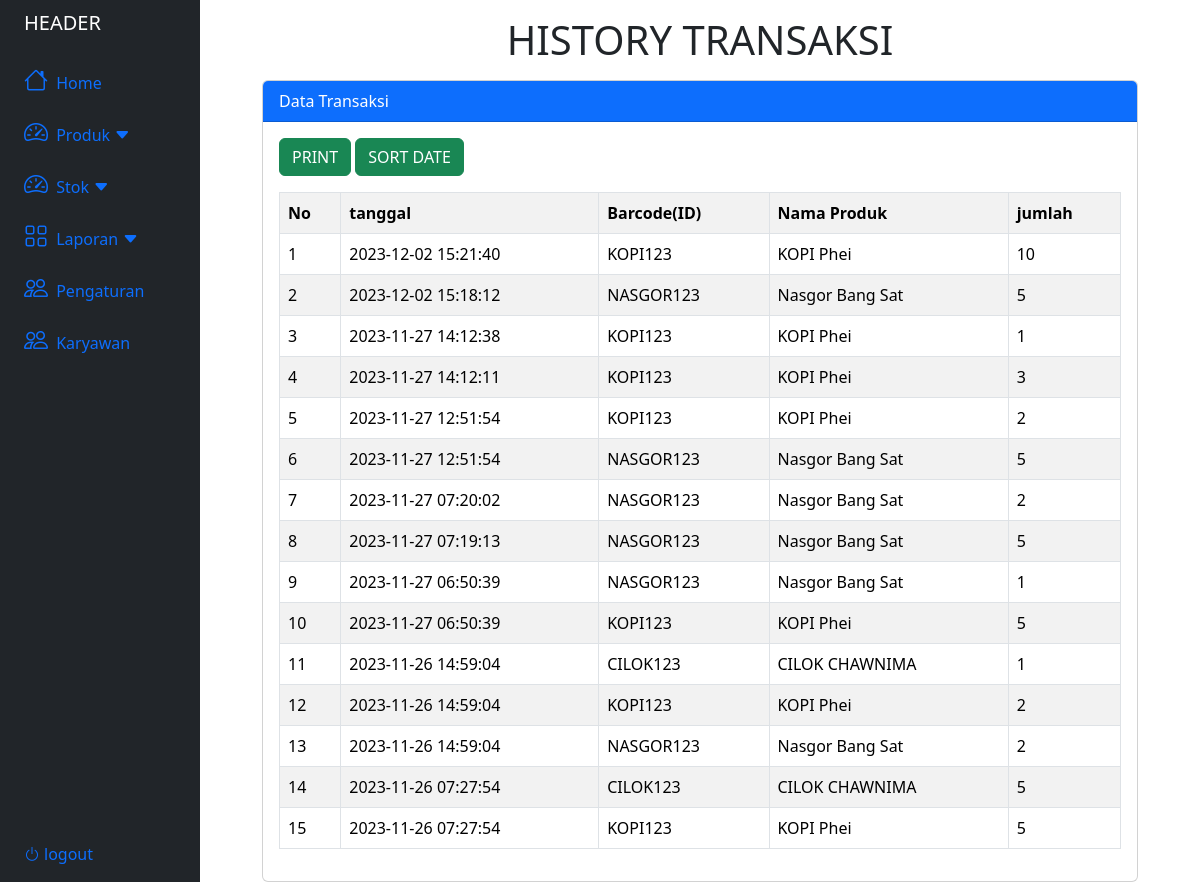
Page /laporan/history_old.php on the committed database.
### tables this page shows
CREATE TABLE `transaksi` (
  `id_transaksi` int(11) NOT NULL,
  `tanggal` timestamp NOT NULL DEFAULT current_timestamp(),
  `id_produk` varchar(50) NOT NULL,
  `jumlah` int(50) NOT NULL
);

CREATE TABLE `produk` (
  `id_produk` varchar(50) NOT NULL,
  `nama_produk` varchar(50) NOT NULL,
  `satuan` int(50) NOT NULL,
  `kategori` int(50) NOT NULL,
  `harga` int(50) NOT NULL,
  `stok` int(50) NOT NULL DEFAULT 0
);

### laporan/history_old.php (the view, shortened to what this page needs)
<?php
include("../database.php");
?>
<!DOCTYPE html>
<html lang="en">
<head>
    <link rel="stylesheet" href="https://cdnjs.cloudflare.com/ajax/libs/font-awesome/6.0.0/css/all.min.css">
    <link rel="stylesheet" href="https://cdn.jsdelivr.net/npm/bootstrap-icons@1.11.1/font/bootstrap-icons.css">
    <link href="https://cdn.jsdelivr.net/npm/bootstrap@5.3.2/dist/css/bootstrap.min.css" rel="stylesheet">
    <link rel="stylesheet" href="produkStyle.css">
</head>
<body>
    <div class="container-fluid">
        <div class="row flex-nowrap">
            <?php
            include("../header.php");
            ?>
            <div class="container col-9">
                <h1 class="text-center mt-3">HISTORY TRANSAKSI</h1>
                <div class="card mt-3">
                    <div class="card-header bg-primary text-white">
                        Data Transaksi
                    </div>
                    <div class="card-body">
                        <button type="button" class="btn btn-success mb-3" data-bs-toggle="modal" data-bs-target="#addModal">
                            PRINT
                        </button>
                        <button type="button" class="btn btn-success mb-3" data-bs-toggle="modal" data-bs-target="#dateModal">
                            SORT DATE
                        </button>
                        <table class="table table-bordered table-striped table-hover">
                            <tr>
                                <th>No</th>
                                <th>tanggal</th>
                                <th>Barcode(ID)</th>
                                <th>Nama Produk</th>
                                <th>jumlah</th>
                            </tr>
                            <?php
                            $no = 1;
                            $tampil = mysqli_query($conn, "SELECT * FROM transaksi ORDER BY id_transaksi DESC");
                            while ($data = mysqli_fetch_array($tampil)) :
                                $produk = mysqli_query($conn, "SELECT * FROM produk WHERE id_produk = '$data[id_produk]'");
                                $data_produk = mysqli_fetch_assoc($produk);
                            ?>
                                <tr>
                                    <td><?= $no++ ?></td>
                                    <td><?= $data['tanggal'] ?></td>
                                    <td><?= $data_produk['id_produk'] ?></td>
                                    <td><?= $data_produk['nama_produk'] ?></td>
                                    <td><?= $data['jumlah'] ?></td>
                                </tr>
                            <?php endwhile; ?>
                        </table>
                    </div>
                </div>
            </div>
        </div>
    </div>
</body>
</html>

### rows in the picture
transaksi: tanggal "2023-12-02 15:21:40", id_produk.id_produk "KOPI123", id_produk.nama_produk "KOPI Phei", jumlah "10"
transaksi: tanggal "2023-12-02 15:18:12", id_produk.id_produk "NASGOR123", id_produk.nama_produk "Nasgor Bang Sat", jumlah "5"
transaksi: tanggal "2023-11-27 14:12:38", id_produk.id_produk "KOPI123", id_produk.nama_produk "KOPI Phei", jumlah "1"
transaksi: tanggal "2023-11-27 14:12:11", id_produk.id_produk "KOPI123", id_produk.nama_produk "KOPI Phei", jumlah "3"
transaksi: tanggal "2023-11-27 12:51:54", id_produk.id_produk "KOPI123", id_produk.nama_produk "KOPI Phei", jumlah "2"
transaksi: tanggal "2023-11-27 12:51:54", id_produk.id_produk "NASGOR123", id_produk.nama_produk "Nasgor Bang Sat", jumlah "5"
transaksi: tanggal "2023-11-27 07:20:02", id_produk.id_produk "NASGOR123", id_produk.nama_produk "Nasgor Bang Sat", jumlah "2"
transaksi: tanggal "2023-11-27 07:19:13", id_produk.id_produk "NASGOR123", id_produk.nama_produk "Nasgor Bang Sat", jumlah "5"
transaksi: tanggal "2023-11-27 06:50:39", id_produk.id_produk "NASGOR123", id_produk.nama_produk "Nasgor Bang Sat", jumlah "1"
transaksi: tanggal "2023-11-27 06:50:39", id_produk.id_produk "KOPI123", id_produk.nama_produk "KOPI Phei", jumlah "5"
transaksi: tanggal "2023-11-26 14:59:04", id_produk.id_produk "CILOK123", id_produk.nama_produk "CILOK CHAWNIMA", jumlah "1"
transaksi: tanggal "2023-11-26 14:59:04", id_produk.id_produk "KOPI123", id_produk.nama_produk "KOPI Phei", jumlah "2"
transaksi: tanggal "2023-11-26 14:59:04", id_produk.id_produk "NASGOR123", id_produk.nama_produk "Nasgor Bang Sat", jumlah "2"
transaksi: tanggal "2023-11-26 07:27:54", id_produk.id_produk "CILOK123", id_produk.nama_produk "CILOK CHAWNIMA", jumlah "5"
transaksi: tanggal "2023-11-26 07:27:54", id_produk.id_produk "KOPI123", id_produk.nama_produk "KOPI Phei", jumlah "5"
